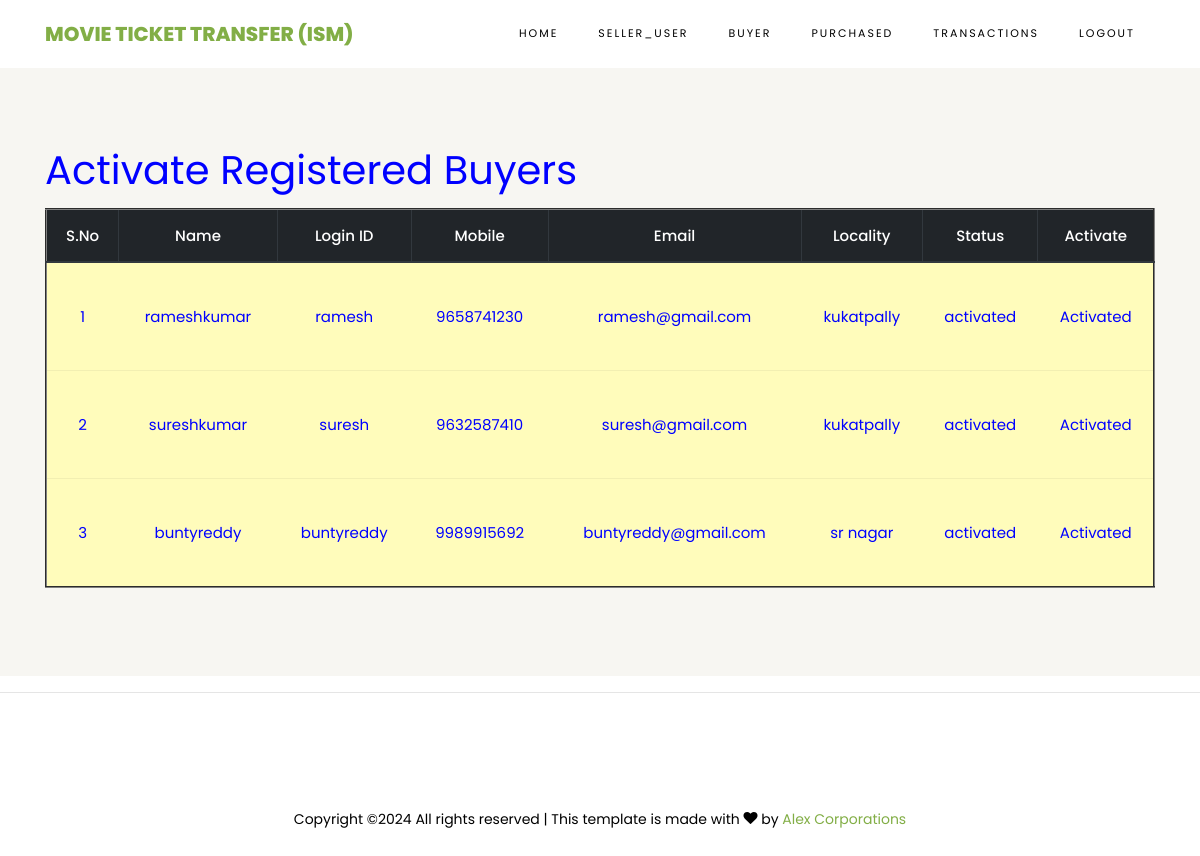
Page /ViewBuyersRegisteredUsers/ on the committed database.
### buyers/models.py (models this page shows, shortened)
class BuyerUserRegistrationModel(models.Model):
    name = models.CharField(max_length=100)
    loginid = models.CharField(unique=True, max_length=100)
    password = models.CharField(max_length=100)
    mobile = models.CharField(unique=True, max_length=100)
    email = models.CharField(unique=True, max_length=100)
    locality = models.CharField(max_length=100)
    address = models.CharField(max_length=1000)
    city = models.CharField(max_length=100)
    state = models.CharField(max_length=100)
    status = models.CharField(max_length=100)
    class Meta:
        db_table = 'BuyersRegistrations'

### admins/views.py (the view)
# urls.py: path("ViewBuyersRegisteredUsers/", admins.ViewBuyersRegisteredUsers, name="ViewBuyersRegisteredUsers"),
def ViewBuyersRegisteredUsers(request):
    data = BuyerUserRegistrationModel.objects.all()
    return render(request, 'admins/BuyersRegisteredUsers.html', {'data': data})

### templates/admins/BuyersRegisteredUsers.html
{%extends 'admins/adminbase.html'%}
{%load static%}
{%block contents%}
<section class="ftco-section ftco-no-pt ftco-no-pb py-5 bg-light">
    <div class="container py-4">
        <div class="row d-flex justify-content-center py-5">
            <div class="col-md-12">
 <h1><font color="BLUE"> Activate Registered Buyers</font></h1>
                                         <table border="2px" class="table table-hover table-dark">
                    <thead>
                    <trc class="table-danger">
                        <th scope="col">S.No</th>
                        <th scope="col">Name</th>
                        <th scope="col">Login ID</th>
                        <th scope="col">Mobile</th>
                        <th scope="col">Email</th>
                        <th scope="col">Locality</th>
                        <th scope="col">Status</th>
                        <th scope="col">Activate</th>
                    </trc>
                    </thead>
                    <tbody>
                    {% for i in data %}
                    <tr scope="row" style="color: BLUE; background-color:#FFFCBB">
                        <td>{{forloop.counter}}</td>
                        <td>{{i.name}}</td>
                        <td>{{i.loginid}}</td>
                        <td>{{i.mobile}}</td>
                        <td>{{i.email}}</td>
                        <td>{{i.locality}}</td>
                        <td>{{i.status}}</td>
                        {% if i.status == 'waiting' %}
                        <td><a class="btn-link" href="/AdminActivaBuyerssUsers/?uid={{ i.id }}"
                               style="color:DARKBLUE">Activate</a></td>
                        {% else %}
                        <td> Activated</td>
                        {% endif %}
                    </tr>
                    {% endfor %}
                    </tbody>
                </table>
            </div>
        </div>
    </div>
</section>
{%endblock%}

### rows in the picture
BuyerUserRegistrationModel: name "rameshkumar", loginid "ramesh", mobile "9658741230", email "ramesh@gmail.com", locality "kukatpally", status "activated", shows "Activated"
BuyerUserRegistrationModel: name "sureshkumar", loginid "suresh", mobile "9632587410", email "suresh@gmail.com", locality "kukatpally", status "activated", shows "Activated"
BuyerUserRegistrationModel: name "buntyreddy", loginid "buntyreddy", mobile "9989915692", email "buntyreddy@gmail.com", locality "sr nagar", status "activated", shows "Activated"
